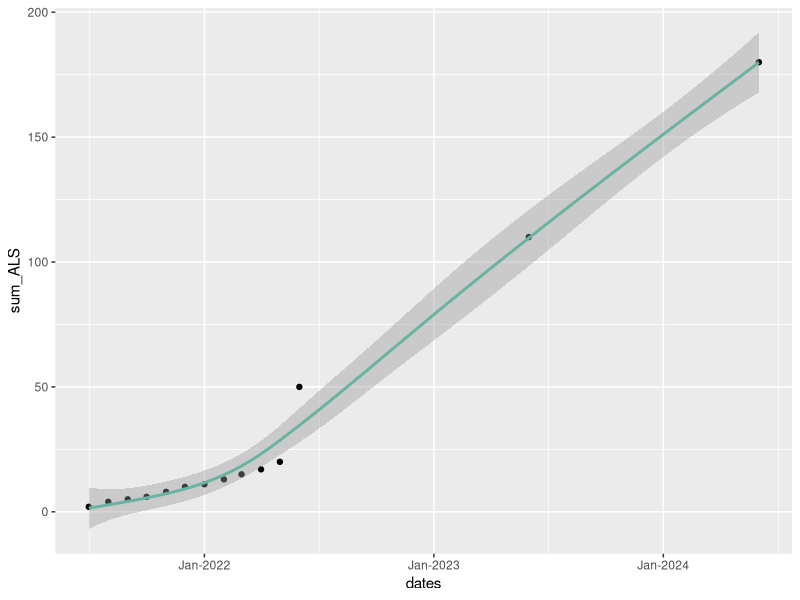

Recreate this plot in R.
## ---- chunk 1
knitr::opts_chunk$set(echo = TRUE)
library(dplyr)
library(ggplot2)
## ---- chunk 2
d<-c(2,2,1,1,2,2,1,2,2,2,3,
     2,0,0,0,0,0,0,1,3,7,2)
data<-data.frame(matrix(d,2,11,byrow=TRUE),row.names = c("ALS","Control"))
colnames(data)<-seq(1,11,by=1)
## ---- chunk 3
#number_of_subjects_enrolled_at_x
#get x
#add until you get x
nsubjects_ALS<- function(x) print(sum(data[1,c(1:x)],na.rm=T))
nsubjects_control<- function(x) print(sum(data[2,c(1:x)],na.rm=T))

## ---- chunk 4
#number_of_visits
total_visit_ALS<-function(x)
{
#set<-ifelse(x>length(data),append(as.numeric(data[1,1:length(data)]),replicate(x-length(data),0)), as.numeric(data[1,1:x]))
#if_condition_to_calculate_future_number_of_visits_with_limited_subject_enrolled
if(x>length(data)) set<-append(as.numeric(data[1,1:length(data)]),replicate(x-length(data),0)) else set<-as.numeric(data[1,1:x])
c<-seq(x-1,0,by=-1)
d<-ifelse(c>=4|c==0,as.integer(c/4)+1,1)
#e_is_to_ensure_the_number_of_visits_doesn't_cross_5
e<-ifelse(d>=5,5,d)
return(sum(set*e))
}
## ---- chunk 5
total_visit_control<-function(x)
{
#set<-ifelse(x>length(data),append(as.numeric(data[1,1:length(data)]),replicate(x-length(data),0)), as.numeric(data[1,1:x]))
#if_condition_to_calculate_future_number_of_visits_with_limited_subject_enrolled
if(x>length(data)) set<-append(as.numeric(data[2,1:length(data)]),replicate(x-length(data),0)) else set<-as.numeric(data[2,1:x])
c<-seq(x-1,0,by=-1)
d<-ifelse(c>=6|c==0,as.integer(c/6)+1,1)
#e_is_to_ensure_the_number_of_visits_doesn't_cross_2
e<-ifelse(d>=2,2,d)
return(sum(set*e))
}
## ---- chunk 6

## ---- chunk 7
#getting_total_enrollments
#for (i in 1:11) d$sum[i]<-sum(d[c(1:i),1])
d <- as.data.frame(data %>% t())

for (i in 1:11) d$sum_ALS[i]<-nsubjects_ALS(i)
for (i in 1:11) d$sum_control[i]<-nsubjects_control(i)

d[12,]<-c(0,0,50,20)
d[24,]<-c(0,0,110,45)
d[36,]<-c(0,0,180,75)

d$time<-seq(1,36,1)
d$dates = seq(as.Date("01-07-2021",  format = "%d-%m-%Y"), length.out = 36, by = "month")
 
d %>% 
  ggplot(aes(x=dates,y=sum_ALS))+
  geom_point(aes(x=dates,y=sum_ALS))+
  stat_smooth(method="gam", color="#69b3a2")+
  scale_x_date(date_labels = "%b-%Y")

#model<- glm(sum_ALS~time,data=d)
model_ALS<- glm(sum_ALS~dates,data=d)
model_control<- glm(sum_control~dates,data=d)

## ---- chunk 8

newdata<- data.frame(dates=as.Date(c("2023-03-01","2023-07-01","2023-09-01","2024-02-01")))
                     
#newdata<- data.frame(time=c(26,30,34))


ans<-data.frame(predicted_ALS=predict(model_ALS,newdata))
c_ans<-cbind(newdata,ans)

ans_c<-data.frame(predicted_control=predict(model_control,newdata))
d_ans<-cbind(c_ans,ans_c)
d_ans$dates<-format(d_ans$dates,"%b %Y")
d_ans
